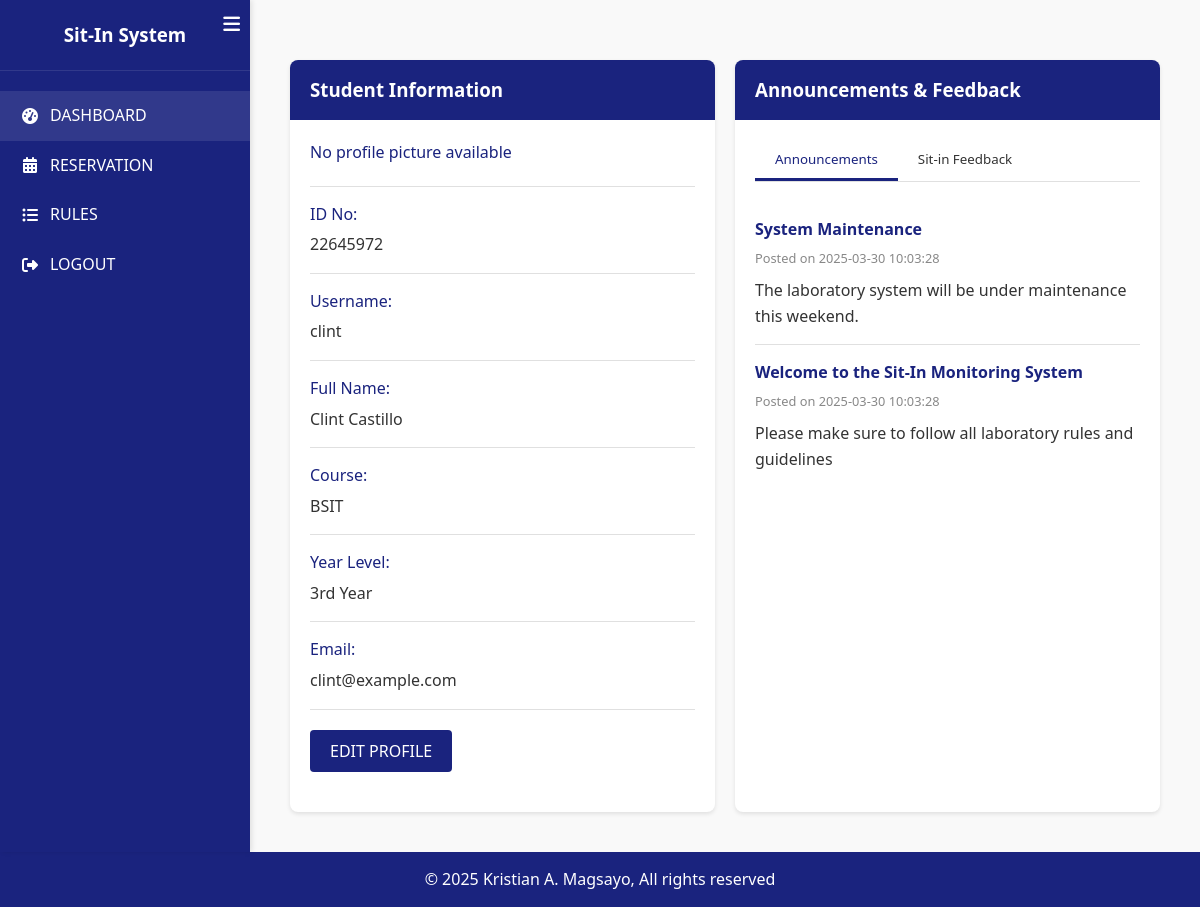
The page /dashboard (signed in) on the database as committed earlier.
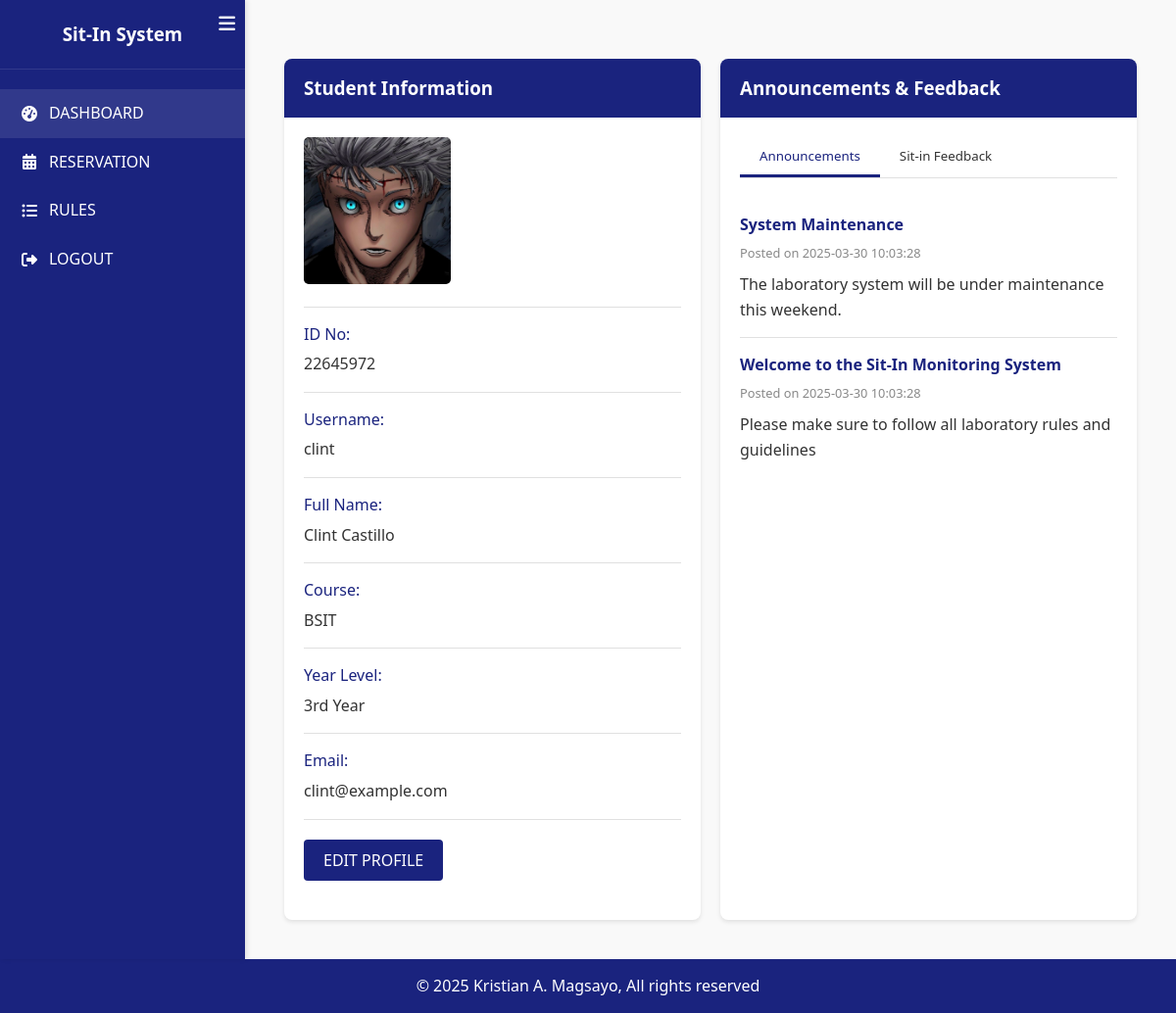
The same page on the database as committed later.
### tables this page shows
CREATE TABLE users (
        id INTEGER PRIMARY KEY AUTOINCREMENT,
        id_number TEXT UNIQUE NOT NULL,
        first_name TEXT NOT NULL,
        last_name TEXT NOT NULL,
        middle_name TEXT,
        email TEXT UNIQUE NOT NULL,
        course TEXT NOT NULL,
        level TEXT NOT NULL,
        username TEXT UNIQUE NOT NULL,
        password TEXT NOT NULL,
        profile_pic TEXT
    );

CREATE TABLE announcements (
        id INTEGER PRIMARY KEY AUTOINCREMENT,
        title TEXT NOT NULL,
        content TEXT NOT NULL,
        posted_date TIMESTAMP DEFAULT CURRENT_TIMESTAMP
    );

### app.py (the view)
@app.route('/dashboard')
@login_required
def dashboard():
    user = get_user(session['user_id'])
    db = get_db()
    announcements = db.execute('SELECT * FROM announcements ORDER BY posted_date DESC').fetchall()
    return render_template('dashboard.html', user=user, announcements=announcements)

### app.py (called while the page is built)
def get_db():
    db = getattr(g, '_database', None)
    if db is None:
        db = g._database = sqlite3.connect(DATABASE)
        db.row_factory = sqlite3.Row
    return db

@app.teardown_appcontext
def close_connection(exception):
    db = getattr(g, '_database', None)
    if db is not None:
        db.close()

def login_required(f):
    @wraps(f)
    def decorated_function(*args, **kwargs):
        if 'user_id' not in session:
            flash('Please log in to access this page', 'warning')
            return redirect(url_for('login'))
        return f(*args, **kwargs)
    return decorated_function

def get_user(user_id):
    db = get_db()
    user = db.execute('SELECT * FROM users WHERE id = ?', (user_id,)).fetchone()
    return user

### templates/dashboard.html (shortened to what this page needs)
{% extends 'base.html' %}
{% block dashboard_layout %}
<div class="dashboard">
    <div class="sidebar" id="sidebar">
        <button class="sidebar-toggle" id="sidebarToggle">
            <i class="fas fa-bars"></i>
        </button>
        <div class="sidebar-logo" onclick="window.location.href='{{ url_for('index') }}'">
            <h3>Sit-In System</h3>
        </div>
        <div class="sidebar-nav">
            <a href="{{ url_for('dashboard') }}" class="active">
                <i class="fas fa-tachometer-alt"></i> <span>DASHBOARD</span>
            </a>
            <a href="{{ url_for('reservation') }}">
                <i class="fas fa-calendar-alt"></i> <span>RESERVATION</span>
            </a>
            <a href="{{ url_for('rules') }}">
                <i class="fas fa-list-ul"></i> <span>RULES</span>
            </a>
            <a href="{{ url_for('logout') }}">
                <i class="fas fa-sign-out-alt"></i> <span>LOGOUT</span>
            </a>
        </div>
    </div>
    <div class="content-area">
        <div class="main-content">
            <div class="profile-section" style="display: grid; grid-template-columns: 1fr 1fr; gap: 20px;">
                <div class="card" style="height: 100%;">
                    <div class="card-header">
                        <h3>Student Information</h3>
                    </div>
                    <div class="card-body">
                        <div class="profile-info">
                            <div class="info-row">
                                {% if user['profile_pic'] %}
                                <div class="profile-image">
                                    <img src="{{ url_for('static', filename=user['profile_pic']) }}" alt="Profile Picture" style="max-width: 150px; max-height: 150px; border-radius: 5px;">
                                </div>
                                {% else %}
                                <div class="info-label">No profile picture available</div>
                                {% endif %}
                            </div>
                            <div class="info-row">
                                <div class="info-label">ID No:</div>
                                <div class="info-value">{{ user['id_number'] }}</div>
                            </div>
                            <div class="info-row">
                                <div class="info-label">Username:</div>
                                <div class="info-value">{{ user['username'] }}</div>
                            </div>
                            <div class="info-row">
                                <div class="info-label">Full Name:</div>
                                <div class="info-value">{{ user['first_name'] }} {% if user['middle_name'] %}{{ user['middle_name'] }} {% endif %}{{ user['last_name'] }}</div>
                            </div>
                            <div class="info-row">
                                <div class="info-label">Course:</div>
                                <div class="info-value">{{ user['course'] }}</div>
                            </div>
                            <div class="info-row">
                                <div class="info-label">Year Level:</div>
                                <div class="info-value">{{ user['level'] }}</div>
                            </div>
                            <div class="info-row">
                                <div class="info-label">Email:</div>
                                <div class="info-value">{{ user['email'] }}</div>
                            </div>
                            <div class="profile-actions">
                                <button class="btn" onclick="location.href='{{ url_for('edit_profile') }}'">EDIT PROFILE</button>
                            </div>
                        </div>
                    </div>
                </div>
                <div class="card" style="height: 100%;">
                    <div class="card-header">
                        <h3>Announcements & Feedback</h3>
                    </div>
                    <div class="card-body">
                        <div class="tabs">
                            <button class="tab active" data-target="announcements-tab">Announcements</button>
                            <button class="tab" data-target="feedback-tab">Sit-in Feedback</button>
                        </div>
                        <div id="announcements-tab" class="tab-content active">
                            <div class="announcements">
                                {% for announcement in announcements %}
                                <div class="announcement-item">
                                    <div class="announcement-header">{{ announcement['title'] }}</div>
                                    <div class="announcement-date">Posted on {{ announcement['posted_date'] }}</div>
                                    <div class="announcement-content">{{ announcement['content'] }}</div>
                                </div>
                                {% endfor %}
                            </div>
                        </div>
                    </div>
                </div>
            </div>
        </div>
    </div>
</div>
{% endblock %}

### templates/base.html (shortened to what this page needs)
<!DOCTYPE html>
<html lang="en">
<head>
    <link rel="stylesheet" href="{{ url_for('static', filename='css/style.css') }}">
    <link rel="stylesheet" href="https://cdnjs.cloudflare.com/ajax/libs/font-awesome/6.4.0/css/all.min.css">
</head>
<body>
    <div class="wrapper">
        <div class="content-wrapper">
            {% block dashboard_layout %}
            {% endblock %}
        </div>
        <footer class="footer">
            <p>&copy; 2025 Kristian A. Magsayo, All rights reserved</p>
        </footer>
    </div>
</body>
</html>

### static/css/style.css (style rules this page uses)
:root { --primary-color: #1a237e; --secondary-color: #ffc107; --accent-color: #673ab7; --background-color: #f9f9f9; --text-color: #333; --light-gray: #e0e0e0; --white: #ffffff; --shadow: 0 2px 4px rgba(0, 0, 0, 0.1); }
* { margin: 0; padding: 0; box-sizing: border-box; font-family: 'Segoe UI', Tahoma, Geneva, Verdana, sans-serif; }
body { background-color: var(--background-color); color: var(--text-color); line-height: 1.6; }
.main-content { padding: 20px; max-width: 1200px; margin: 0 auto; }
.btn { display: inline-block; padding: 10px 20px; background-color: var(--primary-color); color: var(--white); border: none; border-radius: 4px; cursor: pointer; font-size: 16px; font-weight: 500; text-align: center; transition: background-color 0.3s, transform 0.1s; }
.dashboard { display: flex; min-height: 100vh; }
.sidebar { width: 250px; background-color: var(--primary-color); color: var(--white); padding: 20px 0; box-shadow: 2px 0 5px rgba(0, 0, 0, 0.1); transition: width 0.3s ease; position: relative; }
.sidebar-toggle { position: absolute; top: 10px; right: 10px; color: white; background: none; border: none; font-size: 1.2rem; cursor: pointer; z-index: 10; }
.sidebar-logo { text-align: center; padding: 0 20px 20px; border-bottom: 1px solid rgba(255, 255, 255, 0.1); cursor: pointer; }
.sidebar-logo h3 { transition: opacity 0.3s ease; }
.sidebar-nav { margin-top: 20px; }
.sidebar-nav a { display: flex; align-items: center; padding: 12px 20px; color: var(--white); text-decoration: none; transition: background-color 0.3s; white-space: nowrap; }
.sidebar-nav a:hover, .sidebar-nav a.active { background-color: rgba(255, 255, 255, 0.1); }
.sidebar-nav i { margin-right: 10px; width: 20px; text-align: center; }
.sidebar-nav span { transition: opacity 0.3s ease; }
.content-area { flex: 1; padding: 20px; overflow-y: auto; }
.card { background-color: var(--white); border-radius: 8px; box-shadow: var(--shadow); margin-bottom: 20px; overflow: hidden; }
.card-header { padding: 15px 20px; background-color: var(--primary-color); color: var(--white); font-weight: 500; display: flex; justify-content: space-between; align-items: center; }
.card-body { padding: 20px; }
.tabs { display: flex; border-bottom: 1px solid var(--light-gray); margin-bottom: 20px; }
.tab { padding: 10px 20px; cursor: pointer; background-color: transparent; border: none; border-bottom: 3px solid transparent; font-weight: 500; color: var(--text-color); transition: all 0.3s; }
.tab.active { color: var(--primary-color); border-bottom-color: var(--primary-color); }
.tab-content { display: none; }
.tab-content.active { display: block; }
.profile-section { display: flex; gap: 20px; flex-wrap: wrap; }
.profile-info { flex: 1; min-width: 300px; }
.info-row { margin-bottom: 15px; border-bottom: 1px solid var(--light-gray); padding-bottom: 15px; }
.info-label { font-weight: 500; margin-bottom: 5px; color: var(--primary-color); }
.info-value { color: var(--text-color); }
.profile-actions { display: flex; justify-content: flex-start; margin-top: 20px; gap: 10px; }
.announcements { max-height: 300px; overflow-y: auto; }
.announcement-item { border-bottom: 1px solid var(--light-gray); padding: 15px 0; }
.announcement-item:last-child { border-bottom: none; }
.announcement-header { font-weight: 600; color: var(--primary-color); margin-bottom: 5px; }
.announcement-date { font-size: 0.8rem; color: #888; }
.announcement-content { margin-top: 10px; }

### templates/base.html (style rules this page uses)
.footer { background-color: #1a237e; color: white; text-align: center; padding: 15px; width: 100%; margin-top: auto; }
.wrapper { min-height: 100vh; display: flex; flex-direction: column; }
.content-wrapper { flex: 1; }

Rows that differ between the two databases and show on the page:
changed users "clint": profile_pic empty → "uploads/1_yutaxgojo.jpg" (drawn); profile_pic: picture added
Other text that changed with them:
text no longer shown: "No profile picture available"
